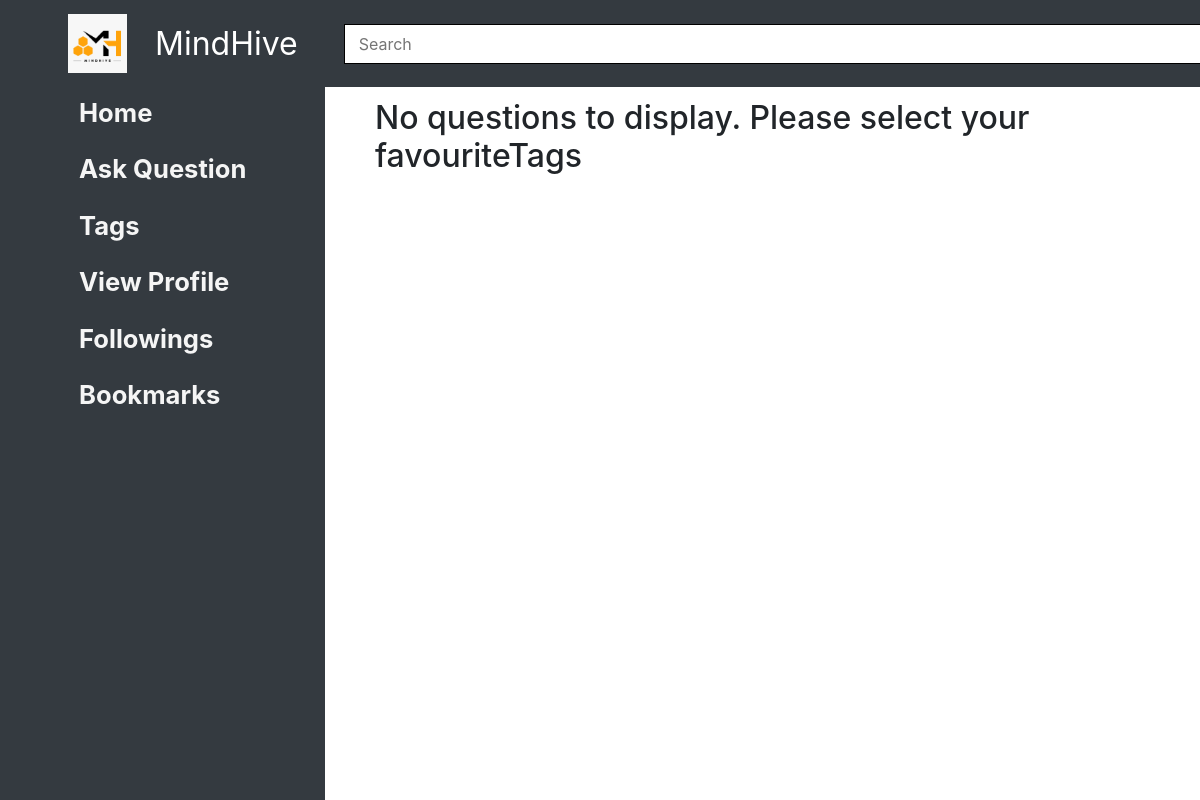
Page /home/ (signed in) on the earlier database version.
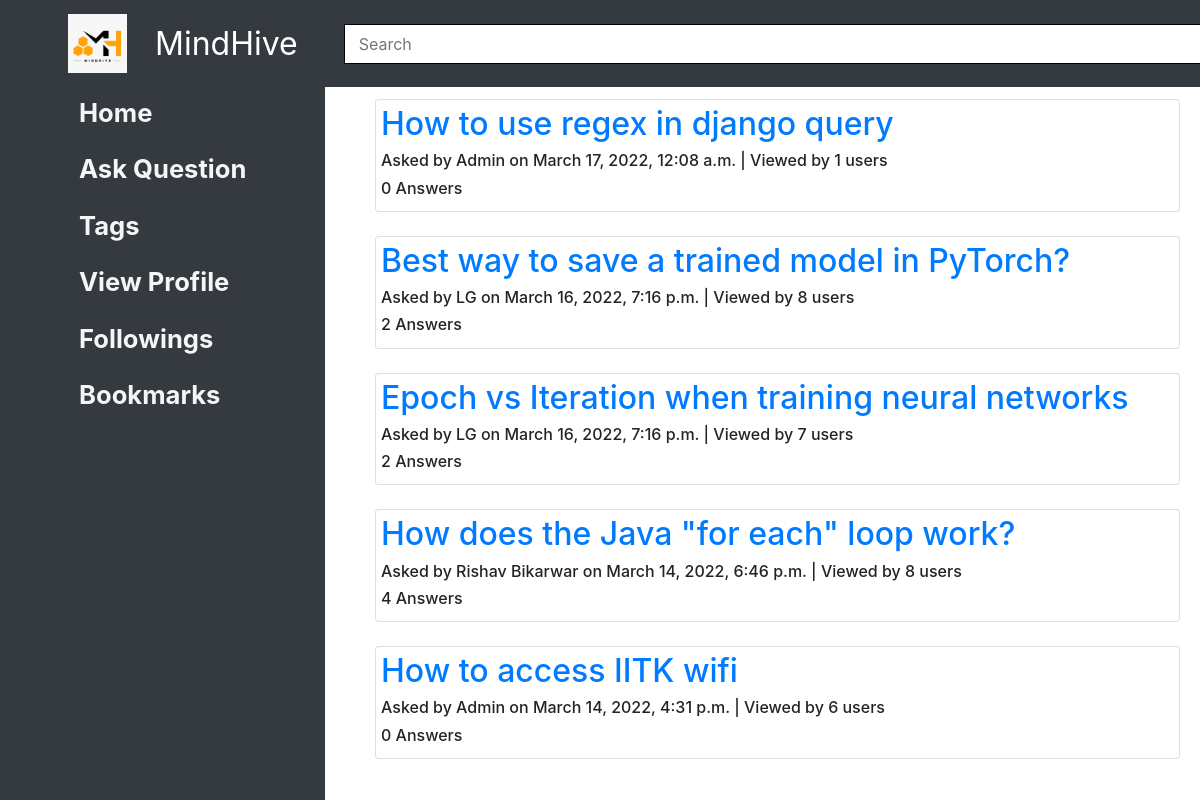
Same page on the later database version.
### questions/models.py (models this page shows, shortened)
class Question(Content):
    title = models.CharField(max_length=200)
    tags = models.ManyToManyField(to='tags.Tag', blank=True)
    viewedBy = models.ManyToManyField(to='users.User', related_name='viewedBy', blank=True)
    class Meta:
        ordering = ['-pub_date']

### home/models.py (models this page shows, shortened)
class Content(models.Model):
    text = RichTextField()
    author = models.ForeignKey(to='users.User', on_delete=models.SET_NULL, related_name='author', null=True)
    anonymous = models.BooleanField(default=False)
    pub_date = models.DateTimeField('date published', default=datetime.now())
    likedBy = models.ManyToManyField(to='users.User', related_name='likedBy', blank=True)
    dislikedBy = models.ManyToManyField(to='users.User', related_name='dislikedBy', blank=True)
    def get_author_name(self):
        if self.anonymous:
            return 'Anonymous User'
        else:
            return self.author.name

### users/models.py (models this page shows, shortened)
class User(AbstractUser):
    username = models.CharField(max_length=20,blank=False)
    email = models.EmailField(
        verbose_name='email address',
        max_length=255,
        unique=True,
        blank=False,
    )
    name = models.CharField(max_length=20, blank=True, null=True)
    roll_no=models.CharField(max_length=8, blank=True, null=True)
    profile_image = models.ImageField(upload_to='profile_image', default='default.jpg')
    blocked = models.BooleanField(default=False)
    followingQuestions = models.ManyToManyField(to='questions.Question', related_name='users_following', blank=True)
    bookmarkQuestions = models.ManyToManyField(to='questions.Question', related_name='users_bookmarked', blank=True)
    favouriteTags = models.ManyToManyField(to='tags.Tag', blank=True)
    notifications = models.ManyToManyField(to='notifications.Notification', blank=True)
    objects = UserInfoManager()
    USERNAME_FIELD = 'email'
    REQUIRED_FIELDS = ['username' ]

### home/views.py (the view)
# urls.py: path('', views.view, name='view_home'),
@login_required(login_url='users:login')
def view(request):
    user = User.objects.filter(id = request.user.id).values_list('favouriteTags')
    interestQues = Question.objects.filter(tags__in = user).distinct()
    return render(request, 'home/home.html', {'questions' : interestQues})

### home/templates/home/home.html
{% extends 'base.html' %}
{%block insert_content%}
<section>
  <div class="container">
    {% if questions %}
    {%for ques in questions%}
    <div class="card" style="padding:5px">
      <a href="{% url 'questions:view_question' question_id=ques.id %}">
        <h2>{{ques.title}}</h2>
      </a>
      <h6>Asked by {{ques.get_author_name}} on {{ques.pub_date}}
        | Viewed by {{ques.viewedBy.all.count}} users
      </h6>
      <h6>{{ques.answer_set.all.count}} Answers</h6>
    </div>
    <br />
    {%endfor%}
    {% else %}
    <h2>No questions to display. Please select your favouriteTags</h2>
    {% endif %}
  </div>
</section>
{%endblock%}

Differences in the rows shown:
added Question: title "How to use regex in django query", get_author_name "Admin", pub_date "March 17, 2022, 12:08 a.m.", viewedBy.all.count "1", answer_set.all.count "0"
now on this page (row unchanged): Question: title "Best way to save a trained model in PyTorch?", get_author_name "LG", pub_date "March 16, 2022, 7:16 p.m.", viewedBy.all.count "8", answer_set.all.count "2"
now on this page (row unchanged): Question: title "Epoch vs Iteration when training neural networks", get_author_name "LG", pub_date "March 16, 2022, 7:16 p.m.", viewedBy.all.count "7", answer_set.all.count "2"
now on this page (row unchanged): Question: title "How does the Java \"for each\" loop work?", get_author_name "Rishav Bikarwar", pub_date "March 14, 2022, 6:46 p.m.", viewedBy.all.count "8", answer_set.all.count "4"
now on this page (row unchanged): Question: title "How to access IITK wifi", get_author_name "Admin", pub_date "March 14, 2022, 4:31 p.m.", viewedBy.all.count "6", answer_set.all.count "0"
Other differences:
text no longer shown: "No questions to display. Please select your favouriteTags"
